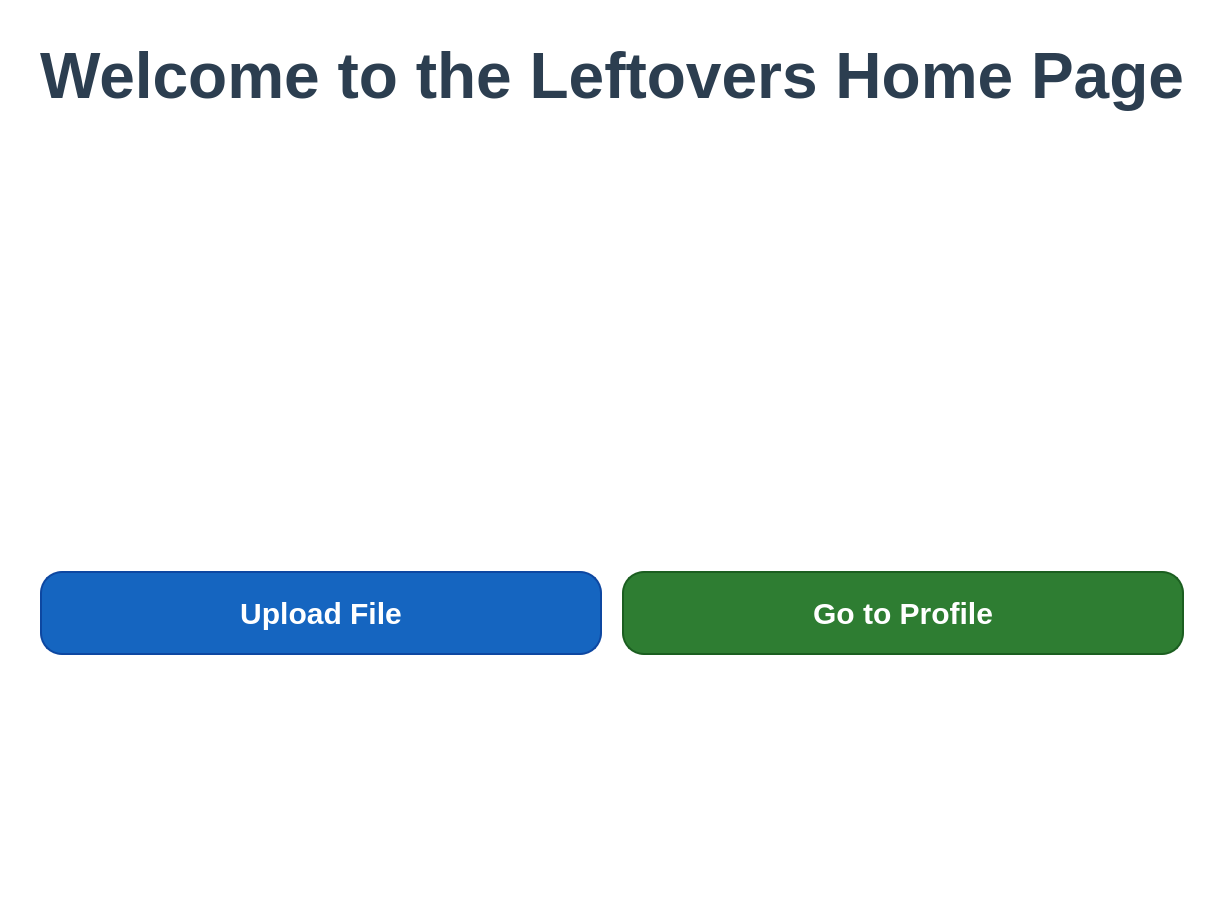
<?xml version="1.0" encoding="UTF-8"?>
<ui version="4.0">
 <class>HomePage</class>
 <widget class="QDialog" name="HomePage">
  <property name="geometry">
   <rect>
    <x>0</x>
    <y>0</y>
    <width>1200</width>
    <height>900</height>
   </rect>
  </property>
  <property name="windowTitle">
   <string>EPIC File Share - Home</string>
  </property>
  <property name="styleSheet">
   <string notr="true">QDialog { 
    background-color: #ffffff;
}
QLabel { 
    color: #2c3e50;
}
QPushButton {
    font-size: 16px;
    font-weight: bold;
    border-radius: 8px;
    padding: 15px;
    min-height: 50px;
}
QPushButton:hover {
    opacity: 0.9;
}
QPushButton:pressed {
    opacity: 0.8;
}</string>
  </property>
  <layout class="QVBoxLayout" name="verticalLayout">
   <property name="spacing">
    <number>20</number>
   </property>
   <property name="leftMargin">
    <number>40</number>
   </property>
   <property name="topMargin">
    <number>40</number>
   </property>
   <property name="rightMargin">
    <number>40</number>
   </property>
   <property name="bottomMargin">
    <number>40</number>
   </property>
   <item>
    <widget class="QLabel" name="welcomeLabel">
     <property name="font">
      <font>
       <pointsize>48</pointsize>
       <bold>true</bold>
      </font>
     </property>
     <property name="styleSheet">
      <string notr="true">color: #2c3e50; margin-bottom: 30px;</string>
     </property>
     <property name="text">
      <string>Welcome to the Leftovers Home Page</string>
     </property>
     <property name="alignment">
      <set>Qt::AlignCenter</set>
     </property>
    </widget>
   </item>
   <item>
    <spacer name="verticalSpacer_Top">
     <property name="orientation">
      <enum>Qt::Vertical</enum>
     </property>
     <property name="sizeHint" stdset="0">
      <size>
       <width>20</width>
       <height>40</height>
      </size>
     </property>
    </spacer>
   </item>
   <item>
    <spacer name="verticalSpacer_Middle">
     <property name="orientation">
      <enum>Qt::Vertical</enum>
     </property>
     <property name="sizeHint" stdset="0">
      <size>
       <width>20</width>
       <height>40</height>
      </size>
     </property>
    </spacer>
   </item>
   <item>
    <layout class="QHBoxLayout" name="buttonLayout">
     <property name="spacing">
      <number>20</number>
     </property>
     <item>
      <widget class="QPushButton" name="uploadButton">
       <property name="minimumSize">
        <size>
         <width>450</width>
         <height>180</height>
        </size>
       </property>
       <property name="styleSheet">
        <string notr="true">background-color: #1565C0; color: white; border: 2px solid #0D47A1; border-radius: 22px; font-size: 30px;</string>
       </property>
       <property name="text">
        <string>Upload File</string>
       </property>
      </widget>
     </item>
     <item>
      <widget class="QPushButton" name="profileButton">
       <property name="minimumSize">
        <size>
         <width>450</width>
         <height>180</height>
        </size>
       </property>
       <property name="styleSheet">
        <string notr="true">background-color: #2E7D32; color: white; border: 2px solid #1B5E20; border-radius: 22px; font-size: 30px;</string>
       </property>
       <property name="text">
        <string>Go to Profile</string>
       </property>
      </widget>
     </item>
    </layout>
   </item>
   <item>
    <spacer name="verticalSpacer_Bottom">
     <property name="orientation">
      <enum>Qt::Vertical</enum>
     </property>
     <property name="sizeType">
      <enum>QSizePolicy::Expanding</enum>
     </property>
     <property name="sizeHint" stdset="0">
      <size>
       <width>20</width>
       <height>40</height>
      </size>
     </property>
    </spacer>
   </item>
  </layout>
 </widget>
 <resources/>
 <connections/>
</ui> 
